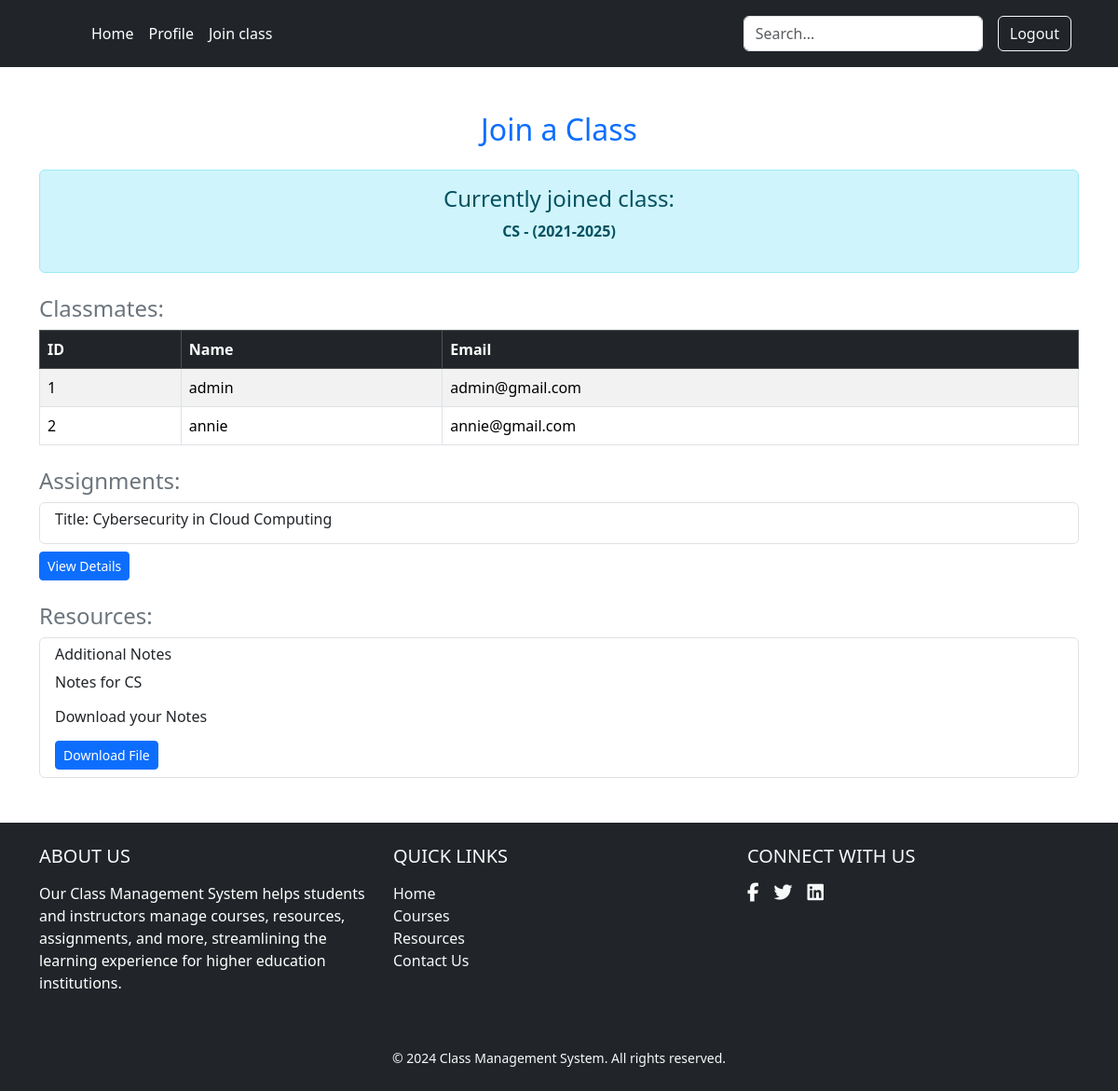
The app's page /profile/join-class/ (signed in), older data.
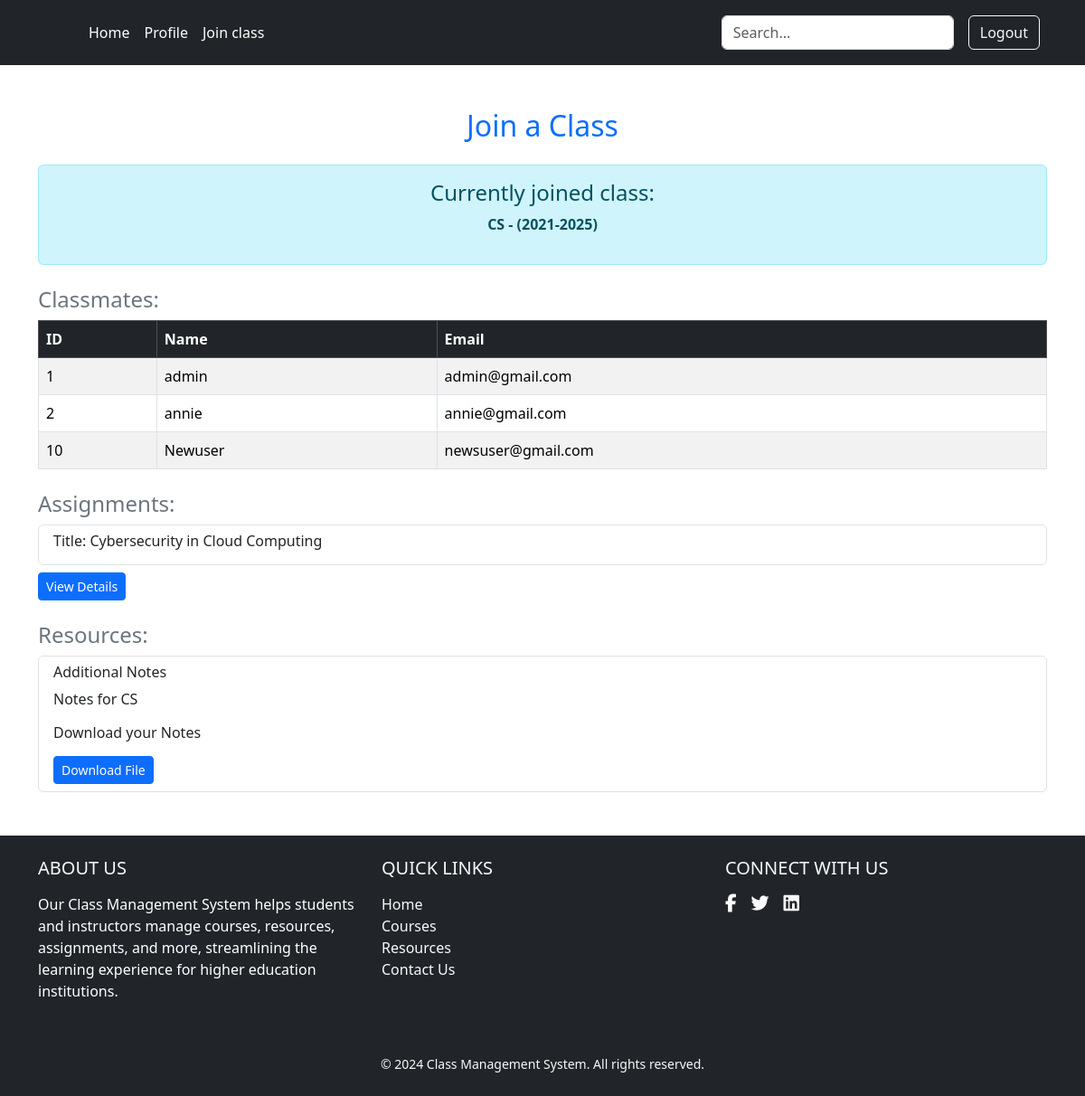
The same page, newer data.
### auths/models.py (models this page shows, shortened)
class Classroom(models.Model):
    department = models.CharField(max_length=50)
    session = models.CharField(max_length=50)
    pass

class User(AbstractUser):
    rollno = models.CharField(max_length=50, blank=True, null=True)
    email = models.EmailField(unique=True)
    address = models.CharField(max_length=200, blank=True, null=True)
    profile = models.ImageField(upload_to='profile_images/', blank=True, null=True)
    classroom = models.ForeignKey('Classroom', blank=True, null=True, on_delete=models.SET_NULL, related_name='students')

class Assignment(models.Model):
    classroom = models.ForeignKey(Classroom, on_delete=models.CASCADE, related_name='assignments')
    title = models.CharField(max_length=50)
    subject = models.CharField(max_length=50)
    content = models.FileField(upload_to="assignments/assign/", blank=True, null=True)
    due_date = models.DateField(blank=True, null=True)
    start_date = models.DateField(blank=True, null=True)

class Resources(models.Model):
    classroom = models.ForeignKey(Classroom, on_delete=models.CASCADE, related_name='resources', blank=True, null=True)
    content = models.FileField(upload_to='resources/', blank=True, null=True)
    extra_notes = models.TextField(blank=True, null=True)

### profileApp/views/join_class_view.py (the view)
# urls.py: path('join-class/', join_class_view.join_class, name='join_class'),
def join_class(request):
    if not request.user.is_authenticated:
        messages.info(request, "Please log in to join a class.")
        return redirect('home')
    all_classes = Classroom.objects.all()
    joined_class = request.user.classroom
    students_in_class = User.objects.filter(classroom=joined_class) if joined_class else None
    resources = Resources.objects.filter(classroom=joined_class) if joined_class else None
    assignments = Assignment.objects.filter(classroom=joined_class) if joined_class else None
    if request.method == 'POST' and not joined_class:
        class_id = request.POST.get('class_id')
        classroom = get_object_or_404(Classroom, id=class_id)
        request.user.classroom = classroom
        request.user.save()
        return redirect('join_class')
    context = {
        'all_classes': all_classes,
        'joined_class': joined_class,
        'students_in_class': students_in_class,
        'resources': resources,
         'assignments': assignments,
    }
    return render(request, 'join_class.html', context)

### templates/join_class.html (shortened to what this page needs)
{% extends "base.html" %}
{% block content %}
<div class="container my-5">
    <h2 class="text-center text-primary mb-4">Join a Class</h2>
    {% if joined_class %}
        <div class="alert alert-info text-center">
            <h4>Currently joined class:</h4>
            <p class="fw-bold">{{ joined_class.department }} - ({{ joined_class.session }})</p>
        </div>
        <div class="mt-4">
            <h4 class="text-secondary">Classmates:</h4>
            <table class="table table-bordered table-striped">
                <thead class="table-dark">
                    <tr>
                        <th>ID</th>
                        <th>Name</th>
                        <th>Email</th>
                    </tr>
                </thead>
                <tbody>
                    {% for student in students_in_class %}
                        <tr>
                            <td>{{ student.id }}</td>
                            <td>{{ student.username }}</td>
                            <td>{{ student.email }}</td>
                        </tr>
                    {% empty %}
                        <tr>
                            <td colspan="3" class="text-center">No classmates found.</td>
                        </tr>
                    {% endfor %}
                </tbody>
            </table>
        </div>
<div class="mt-4">
    <h4 class="text-secondary">Assignments:</h4>
    <ul class="list-group">
        {% for assignment in assignments %}
            <li class="list-group-item">
                <h6 class="text-dark">Title: {{ assignment.title }}</h6>
            </li>
        {% empty %}
            <li class="list-group-item">No assignments available.</li>
        {% endfor %}
    </ul>
    <a href="{% url  'assigned_assignments' %}" class="btn btn-primary btn-sm mt-2">
        View Details
    </a>
</div>
        <div class="mt-4">
            <h4 class="text-secondary">Resources:</h4>
            <ul class="list-group">
                {% for resource in resources %}
                    <li class="list-group-item">
                        <h6 class="text-dark">Additional Notes</h6>
                        <p>{{ resource.extra_notes|default:"No additional notes provided." }}</p>
                        {% if resource.content %}
                        <h6 class="text-dark">Download your Notes</h6>
                            <a href="{{ resource.content.url }}" target="_blank" class="btn btn-primary btn-sm mt-2">
                                Download File
                            </a>
                        {% else %}
                            <span class="text-muted">No file attached</span>
                        {% endif %}
                    </li>
                {% empty %}
                    <li class="list-group-item">No resources yet.</li>
                {% endfor %}
            </ul>
        </div>
    {% endif %}
</div>
{% endblock %}

### templates/base.html (shortened to what this page needs)
<!doctype html>
<html lang="en">
<head>
    {% load static %}
    <link href="https://cdn.jsdelivr.net/npm/bootstrap@5.3.3/dist/css/bootstrap.min.css" rel="stylesheet">
    <link rel="stylesheet" href="https://cdnjs.cloudflare.com/ajax/libs/font-awesome/6.6.0/css/all.min.css">
</head>
<body>
    <header class="p-3 bg-dark text-white">
        <div class="container">
            <div class="d-flex flex-wrap align-items-center justify-content-center justify-content-lg-start">
                <a href="/" class="d-flex align-items-center mb-2 mb-lg-0 text-white text-decoration-none">
                    <svg class="bi me-2" width="40" height="32" role="img" aria-label="Bootstrap"><use xlink:href="#bootstrap"></use></svg>
                </a>
                <ul class="nav col-12 col-lg-auto me-lg-auto mb-2 justify-content-center mb-md-0">
                    <li><a href="{% url 'home' %}" class="nav-link px-2 text-white">Home</a></li>
                    <li><a href="{% url 'profile' %}" class="nav-link px-2 text-white">Profile</a></li>
                    <li><a href="{% url 'join_class' %}" class="nav-link px-2 text-white">Join class</a></li>
                </ul>
                <form class="col-12 col-lg-auto mb-3 mb-lg-0 me-lg-3" action="" method="get">
                    <input type="search" name="q" class="form-control form-control-dark" placeholder="Search..." aria-label="Search">
                </form>
                <div class="text-end">
                    {% if user.is_authenticated %}
                        <a href="{% url 'student_logout' %}" class="btn btn-outline-light me-2">Logout</a>
                    {% else %}
                        <button type="button" class="btn btn-outline-light me-2" data-bs-toggle="modal" data-bs-target="#Login">Login</button>
                        <button type="button" class="btn btn-warning" data-bs-toggle="modal" data-bs-target="#Signup">Sign-up</button>
                    {% endif %}
                </div>
            </div>
        </div>
    </header>
    {% block content %}{% endblock content %}
   <footer class="bg-dark text-light mt-5">
        <div class="container py-4">
            <div class="row">
                <div class="col-md-4 mb-4">
                    <h5 class="text-uppercase mb-3">About Us</h5>
                    <p class="text-white">Our Class Management System helps students and instructors manage courses, resources, assignments, and more, streamlining the learning experience for higher education institutions.</p>
                </div>
                <div class="col-md-4 mb-4">
                    <h5 class="text-uppercase mb-3">Quick Links</h5>
                    <ul class="list-unstyled">
                        <li><a href="#" class="text-light text-decoration-none">Home</a></li>
                        <li><a href="#" class="text-light text-decoration-none">Courses</a></li>
                        <li><a href="#" class="text-light text-decoration-none">Resources</a></li>
                        <li><a href="#" class="text-light text-decoration-none">Contact Us</a></li>
                    </ul>
                </div>
                <div class="col-md-4 mb-4">
                    <h5 class="text-uppercase mb-3">Connect With Us</h5>
                    <div class="d-flex">
                        <a href="#" class="text-white me-3"><i class="fab fa-facebook-f fs-5"></i></a>
                        <a href="#" class="text-light me-3"><i class="fab fa-twitter fs-5"></i></a>
                        <a href="#" class="text-light me-3"><i class="fab fa-linkedin fs-5"></i></a>
                    </div>
                </div>
            </div>
            <div class="text-center mt-3">
                <small>&copy; 2024 Class Management System. All rights reserved.</small>
            </div>
        </div>
    </footer>
</body>
</html>

Row changes from the older to the newer data that the page shows:
added User: id "10", username "Newuser", email "newsuser@gmail.com"
